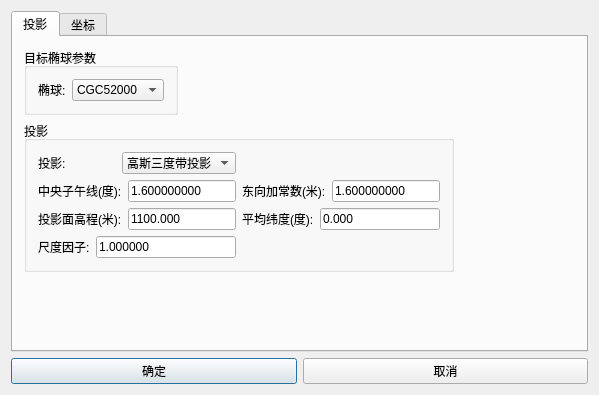
<?xml version="1.0" encoding="UTF-8"?>
<ui version="4.0">
 <class>HighAccuracySettingForm</class>
 <widget class="QDialog" name="HighAccuracySettingForm">
  <property name="geometry">
   <rect>
    <x>0</x>
    <y>0</y>
    <width>599</width>
    <height>395</height>
   </rect>
  </property>
  <property name="windowTitle">
   <string>设置界面</string>
  </property>
  <layout class="QHBoxLayout" name="horizontalLayout">
   <item>
    <layout class="QGridLayout" name="gridLayout">
     <item row="0" column="0" colspan="2">
      <widget class="QTabWidget" name="tabWidget">
       <property name="currentIndex">
        <number>0</number>
       </property>
       <widget class="QWidget" name="tab">
        <attribute name="title">
         <string>投影</string>
        </attribute>
        <layout class="QGridLayout" name="gridLayout_4">
         <item row="0" column="0">
          <layout class="QFormLayout" name="formLayout">
           <item row="0" column="0">
            <widget class="QGroupBox" name="groupBox">
             <property name="title">
              <string>目标椭球参数</string>
             </property>
             <layout class="QHBoxLayout" name="horizontalLayout_20">
              <item>
               <layout class="QHBoxLayout" name="horizontalLayout_19">
                <item>
                 <widget class="QLabel" name="label_12">
                  <property name="text">
                   <string>椭球:</string>
                  </property>
                 </widget>
                </item>
                <item>
                 <widget class="QComboBox" name="comboBox1">
                  <property name="currentIndex">
                   <number>3</number>
                  </property>
                  <item>
                   <property name="text">
                    <string>北京54</string>
                   </property>
                  </item>
                  <item>
                   <property name="text">
                    <string>西安88</string>
                   </property>
                  </item>
                  <item>
                   <property name="text">
                    <string>WGS84</string>
                   </property>
                  </item>
                  <item>
                   <property name="text">
                    <string>CGC52000</string>
                   </property>
                  </item>
                 </widget>
                </item>
               </layout>
              </item>
             </layout>
            </widget>
           </item>
           <item row="1" column="0">
            <widget class="QGroupBox" name="groupBox_2">
             <property name="title">
              <string>投影</string>
             </property>
             <layout class="QGridLayout" name="gridLayout_3">
              <item row="0" column="0">
               <layout class="QHBoxLayout" name="horizontalLayout_18">
                <item>
                 <widget class="QLabel" name="label_13">
                  <property name="text">
                   <string>投影:</string>
                  </property>
                 </widget>
                </item>
                <item>
                 <widget class="QComboBox" name="comboBox2">
                  <item>
                   <property name="text">
                    <string>高斯三度带投影</string>
                   </property>
                  </item>
                  <item>
                   <property name="text">
                    <string>高斯六度带投影</string>
                   </property>
                  </item>
                  <item>
                   <property name="text">
                    <string>墨卡托投影</string>
                   </property>
                  </item>
                  <item>
                   <property name="text">
                    <string>横轴墨卡托</string>
                   </property>
                  </item>
                 </widget>
                </item>
               </layout>
              </item>
              <item row="1" column="0">
               <layout class="QHBoxLayout" name="horizontalLayout_13">
                <item>
                 <widget class="QLabel" name="label_14">
                  <property name="text">
                   <string>中央子午线(度):</string>
                  </property>
                 </widget>
                </item>
                <item>
                 <widget class="QLineEdit" name="lineEdit1">
                  <property name="text">
                   <string>1.600000000</string>
                  </property>
                 </widget>
                </item>
               </layout>
              </item>
              <item row="1" column="1">
               <layout class="QHBoxLayout" name="horizontalLayout_14">
                <item>
                 <widget class="QLabel" name="label_17">
                  <property name="text">
                   <string>东向加常数(米):</string>
                  </property>
                 </widget>
                </item>
                <item>
                 <widget class="QLineEdit" name="lineEdit2">
                  <property name="text">
                   <string>1.600000000</string>
                  </property>
                 </widget>
                </item>
               </layout>
              </item>
              <item row="2" column="0">
               <layout class="QHBoxLayout" name="horizontalLayout_15">
                <item>
                 <widget class="QLabel" name="label_15">
                  <property name="text">
                   <string>投影面高程(米):</string>
                  </property>
                 </widget>
                </item>
                <item>
                 <widget class="QLineEdit" name="lineEdit3">
                  <property name="text">
                   <string>1100.000</string>
                  </property>
                 </widget>
                </item>
               </layout>
              </item>
              <item row="2" column="1">
               <layout class="QHBoxLayout" name="horizontalLayout_17">
                <item>
                 <widget class="QLabel" name="label_18">
                  <property name="text">
                   <string>平均纬度(度):</string>
                  </property>
                 </widget>
                </item>
                <item>
                 <widget class="QLineEdit" name="lineEdit4">
                  <property name="text">
                   <string>0.000</string>
                  </property>
                 </widget>
                </item>
               </layout>
              </item>
              <item row="3" column="0">
               <layout class="QHBoxLayout" name="horizontalLayout_16">
                <item>
                 <widget class="QLabel" name="label_16">
                  <property name="text">
                   <string>尺度因子:</string>
                  </property>
                 </widget>
                </item>
                <item>
                 <widget class="QLineEdit" name="lineEdit5">
                  <property name="text">
                   <string>1.000000</string>
                  </property>
                 </widget>
                </item>
               </layout>
              </item>
             </layout>
            </widget>
           </item>
          </layout>
         </item>
        </layout>
       </widget>
       <widget class="QWidget" name="tab_2">
        <attribute name="title">
         <string>坐标</string>
        </attribute>
        <layout class="QVBoxLayout" name="verticalLayout_3">
         <item>
          <layout class="QGridLayout" name="gridLayout_2">
           <item row="0" column="0">
            <widget class="QCheckBox" name="checkBox">
             <property name="text">
              <string>转换当地坐标</string>
             </property>
            </widget>
           </item>
           <item row="0" column="1" colspan="2">
            <widget class="QComboBox" name="comboBox3">
             <item>
              <property name="text">
               <string>布尔莎七参数转换</string>
              </property>
             </item>
             <item>
              <property name="text">
               <string>四参数转换</string>
              </property>
             </item>
            </widget>
           </item>
           <item row="1" column="0" colspan="2">
            <widget class="QGroupBox" name="groupBox_3">
             <property name="title">
              <string>平面坐标转换(四参数)</string>
             </property>
             <layout class="QVBoxLayout" name="verticalLayout_2">
              <item>
               <layout class="QHBoxLayout" name="horizontalLayout_2">
                <item>
                 <widget class="QLabel" name="label">
                  <property name="text">
                   <string>N:</string>
                  </property>
                 </widget>
                </item>
                <item>
                 <widget class="QLineEdit" name="lineEdit6">
                  <property name="text">
                   <string>0.0000000000</string>
                  </property>
                 </widget>
                </item>
               </layout>
              </item>
              <item>
               <layout class="QHBoxLayout" name="horizontalLayout_3">
                <item>
                 <widget class="QLabel" name="label_2">
                  <property name="text">
                   <string>E:</string>
                  </property>
                 </widget>
                </item>
                <item>
                 <widget class="QLineEdit" name="lineEdit7">
                  <property name="text">
                   <string>0.0000000000</string>
                  </property>
                 </widget>
                </item>
               </layout>
              </item>
              <item>
               <layout class="QHBoxLayout" name="horizontalLayout_4">
                <item>
                 <widget class="QLabel" name="label_3">
                  <property name="text">
                   <string>R:</string>
                  </property>
                 </widget>
                </item>
                <item>
                 <widget class="QLineEdit" name="lineEdit8">
                  <property name="text">
                   <string>0.0000000000</string>
                  </property>
                 </widget>
                </item>
               </layout>
              </item>
              <item>
               <layout class="QHBoxLayout" name="horizontalLayout_5">
                <item>
                 <widget class="QLabel" name="label_4">
                  <property name="text">
                   <string>S:</string>
                  </property>
                 </widget>
                </item>
                <item>
                 <widget class="QLineEdit" name="lineEdit9">
                  <property name="text">
                   <string>0.0000000000</string>
                  </property>
                 </widget>
                </item>
               </layout>
              </item>
             </layout>
            </widget>
           </item>
           <item row="1" column="2">
            <widget class="QGroupBox" name="groupBox_4">
             <property name="title">
              <string>七参数转换</string>
             </property>
             <layout class="QVBoxLayout" name="verticalLayout">
              <item>
               <layout class="QHBoxLayout" name="horizontalLayout_6">
                <item>
                 <widget class="QLabel" name="label_5">
                  <property name="text">
                   <string>DX(m):</string>
                  </property>
                 </widget>
                </item>
                <item>
                 <widget class="QLineEdit" name="lineEdit19">
                  <property name="text">
                   <string>0.0000000000</string>
                  </property>
                 </widget>
                </item>
               </layout>
              </item>
              <item>
               <layout class="QHBoxLayout" name="horizontalLayout_7">
                <item>
                 <widget class="QLabel" name="label_6">
                  <property name="text">
                   <string>DY(m):</string>
                  </property>
                 </widget>
                </item>
                <item>
                 <widget class="QLineEdit" name="lineEdit18">
                  <property name="text">
                   <string>0.0000000000</string>
                  </property>
                 </widget>
                </item>
               </layout>
              </item>
              <item>
               <layout class="QHBoxLayout" name="horizontalLayout_8">
                <item>
                 <widget class="QLabel" name="label_7">
                  <property name="text">
                   <string>DZ(m)</string>
                  </property>
                 </widget>
                </item>
                <item>
                 <widget class="QLineEdit" name="lineEdit17">
                  <property name="text">
                   <string>0.0000000000</string>
                  </property>
                 </widget>
                </item>
               </layout>
              </item>
              <item>
               <layout class="QHBoxLayout" name="horizontalLayout_9">
                <item>
                 <widget class="QLabel" name="label_8">
                  <property name="text">
                   <string>RX('')</string>
                  </property>
                 </widget>
                </item>
                <item>
                 <widget class="QLineEdit" name="lineEdit16">
                  <property name="text">
                   <string>0.0000000000</string>
                  </property>
                 </widget>
                </item>
               </layout>
              </item>
              <item>
               <layout class="QHBoxLayout" name="horizontalLayout_10">
                <item>
                 <widget class="QLabel" name="label_9">
                  <property name="text">
                   <string>RY('')</string>
                  </property>
                 </widget>
                </item>
                <item>
                 <widget class="QLineEdit" name="lineEdit15">
                  <property name="text">
                   <string>0.0000000000</string>
                  </property>
                 </widget>
                </item>
               </layout>
              </item>
              <item>
               <layout class="QHBoxLayout" name="horizontalLayout_11">
                <item>
                 <widget class="QLabel" name="label_10">
                  <property name="text">
                   <string>RZ('')</string>
                  </property>
                 </widget>
                </item>
                <item>
                 <widget class="QLineEdit" name="lineEdit14">
                  <property name="text">
                   <string>0.0000000000</string>
                  </property>
                 </widget>
                </item>
               </layout>
              </item>
              <item>
               <layout class="QHBoxLayout" name="horizontalLayout_12">
                <item>
                 <widget class="QLabel" name="label_11">
                  <property name="text">
                   <string>K(ppm)</string>
                  </property>
                 </widget>
                </item>
                <item>
                 <widget class="QLineEdit" name="lineEdit13">
                  <property name="text">
                   <string>0.0000000000</string>
                  </property>
                 </widget>
                </item>
               </layout>
              </item>
             </layout>
            </widget>
           </item>
          </layout>
         </item>
        </layout>
       </widget>
      </widget>
     </item>
     <item row="1" column="0">
      <widget class="QPushButton" name="pushButton">
       <property name="text">
        <string>确定</string>
       </property>
      </widget>
     </item>
     <item row="1" column="1">
      <widget class="QPushButton" name="pushButton_2">
       <property name="text">
        <string>取消</string>
       </property>
      </widget>
     </item>
    </layout>
   </item>
  </layout>
 </widget>
 <layoutdefault spacing="6" margin="11"/>
 <resources/>
 <connections/>
</ui>
